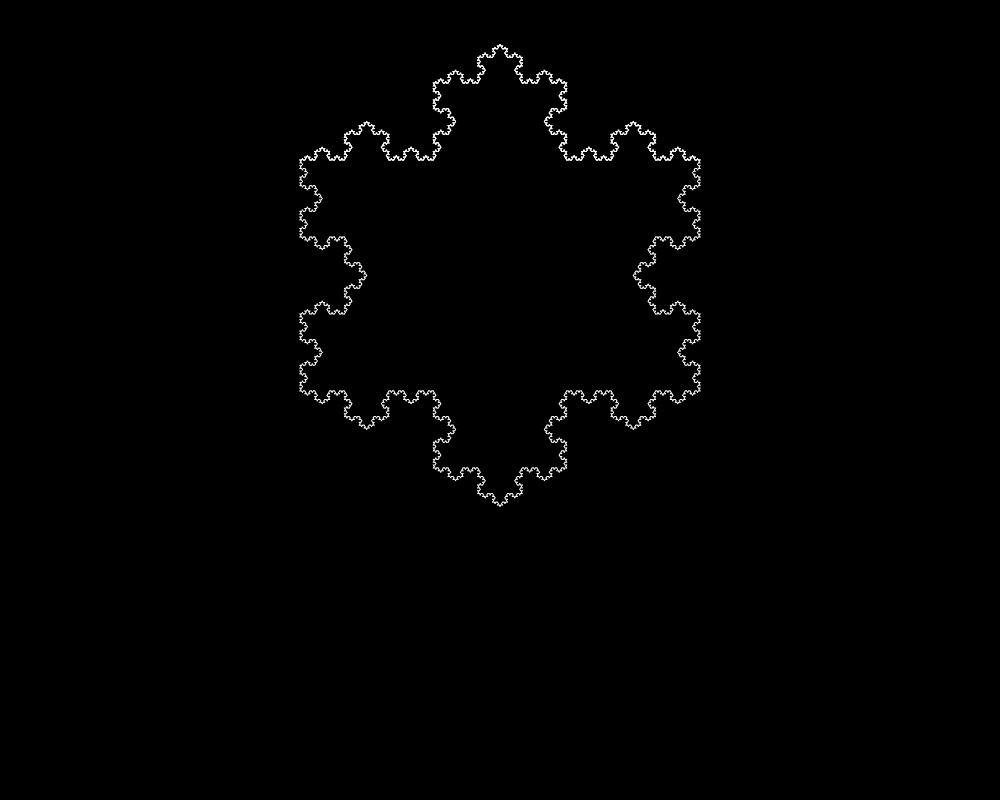
Frame 1 (no input)
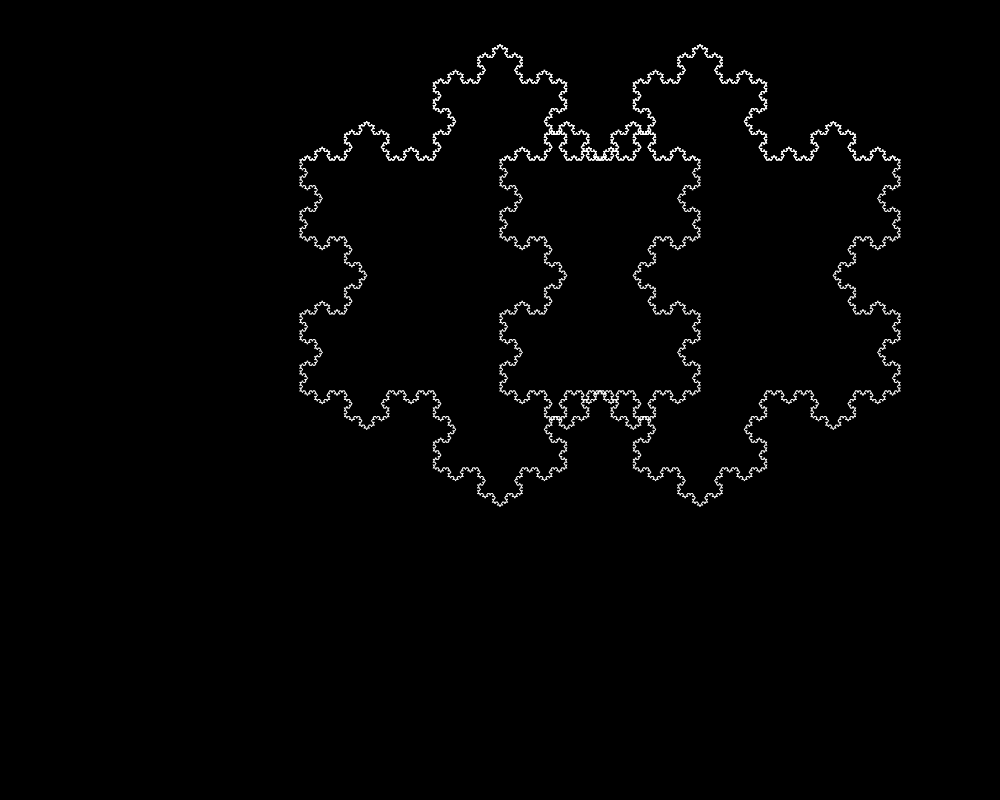
Frame 2 (the mouse pressed at the canvas centre, redrawn once)

The p5.js sketch that drew these frames (run headless with seeded random() and noise() and a simulated clock; the mouse was pressed at the canvas centre and the sketch redrawn once):

// p5.js sketch
// ── sketch.js
let ang = 0;
let turtle;
function setup() {
    createCanvas(1000, 800);
    background(0);
    turtle = new Turtle(createVector(width/2,height/5),true);
    angleMode(DEGREES);
}
function draw() {
    // turtle.forward(10);
    // turtle.turnRight(PI/8+(ang-=0.001%(2*PI)));
    koch(400);
    turtle.turnRight(120);
    kochAux(400);
    turtle.turnRight(120);
    kochAux(400);
    turtle.turnRight(120);
    kochAux(400);
    noLoop();
}

function kochAux(tam){
    if(tam < 2){
        turtle.forward(tam);
        return;
    }
    kochAux(tam/3);
    turtle.turnLeft(60);
    kochAux(tam/3);
    turtle.turnRight(120);
    kochAux(tam/3);
    turtle.turnLeft(60);
    kochAux(tam/3);
}
function koch(tam){
    turtle.penUp();
    turtle.forward(-tam/2);
    turtle.penDown();
    kochAux(tam);
}
// ── Turtle.js
class Turtle{
    constructor(pos,pen){
        this.pos = pos;
        this.ang = 0;
        this.pen = pen;
        this.c = color(255,255,255);
    }
    setPos(pos){
        this.pos = pos;
    }
    penUp(){
        this.pen = false;
    }
    penDown(){
        this.pen = true;
    }
    forward(dist){
        let x = this.pos.x+dist*cos(this.ang);
        let y = this.pos.y+dist*sin(this.ang);
        if(this.pen){
            stroke(255);
            strokeWeight(1);
            line(this.pos.x, this.pos.y, x, y);
        }
        this.pos.x = x;
        this.pos.y = y;
    }
    turnRight(ang){
        this.ang += ang;
    }
    turnLeft(ang){
        this.ang -= ang;
    }
}
